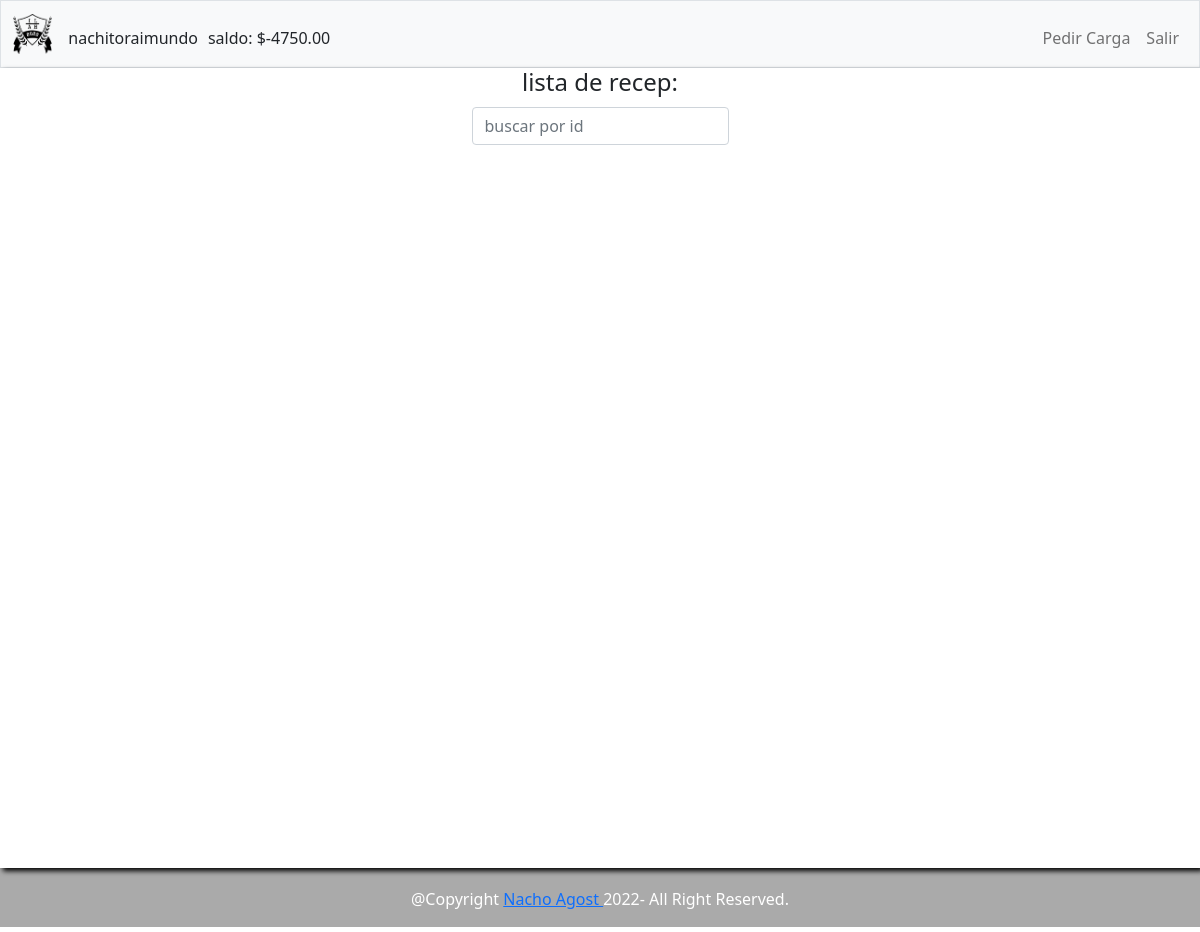
/listajodas?jodaid=5 (signed in), run on the app's committed database.
### tables this page shows
CREATE TABLE usuarios(
id INTEGER PRIMARY KEY AUTOINCREMENT NOT NULL,
nombre TEXT NOT NULL,
username TEXT NOT NULL,
password TEXT NOT NULL,
tipo VARCHAR(255) DEFAULT 'normal',
cash MONEY DEFAULT 0.00,
coins NUMERIC DEFAULT 0);

CREATE TABLE jodas (
jodaid INTEGER PRIMARY KEY AUTOINCREMENT NOT NULL,
autorid INTEGER,
nombre VARCHAR(255) DEFAULT 'joda utn',
descripcion TEXT,
ubicacion TEXT NOT NULL,
fecha DATE,
estado VARCHAR(255) DEFAULT 'debatida',
presupuesto MONEY NOT NULL,
capacidad NUMERIC,
precio MONEY DEFAULT 0,
sevende VARCHAR(255) 
);

### app.py (the view)
@app.route("/listajodas", methods=["GET"])
@promo_required
def listajodas():
    userdata = db.execute(
        "SELECT * FROM usuarios WHERE id = ?", session.get("user_id"))[0]
    if request.args.get("jodaid") == None:
        flash("id de joda es necesario")
        return redirect("/")
    jodaid = request.args.get("jodaid")
    confirmados = db.execute(''' SELECT usuarios.username AS username, usuarios.nombre AS nombre, usuarios.id AS userid, listas.listaid AS listaid, listas.yaentro AS yaentro
                                FROM usuarios INNER JOIN listas
                                ON usuarios.id = listas.userid
                                WHERE listas.jodaid = ?
                                ORDER BY nombre''', jodaid)
    jodadata = db.execute(
        "SELECT jodaid, nombre FROM jodas WHERE jodaid=?", jodaid)[0]
    return render_template("lista.html", userdata=userdata, confirmados=confirmados, jodadata=jodadata)

### helpers.py (called while the page is built)
def promo_required(f):
    @wraps(f)
    def decorated_function(*args, **kwargs):
        if not db.execute("SELECT tipo FROM usuarios WHERE id = ?", session.get("user_id"))[0]["tipo"] in ["PROMO", "ADMIN"]:
            flash("requerido ser promo")
            return redirect("/")
        return f(*args, **kwargs)
    return decorated_function

### templates/lista.html (shortened to what this page needs)
{% extends "layout.html" %}
{% block main %}
    <h4 class = "lista__title "> lista de {{ jodadata['nombre'] }}:</h4>
    <input id="userquery__input" class="form-control mx-auto w-auto" placeholder="buscar por id">
{% endblock %}

### templates/layout.html (shortened to what this page needs)
<!DOCTYPE html>
<html lang="es">
    <head>
        <link href="https://cdn.jsdelivr.net/npm/bootstrap@5.1.3/dist/css/bootstrap.min.css" rel="stylesheet">
        <link href="/static/styles.css" rel="stylesheet">
    </head>
    <body>
        <nav class="bg-light border navbar navbar-expand-md navbar-light">
            <div class="container-fluid">
                <a class="navbar-brand" href="/"><img class="logo" src="/static/escudoutn.png"></a>
                <div class="collapse navbar-collapse" id="navbar">
                    {% if session["user_id"] %}
                        <ul class="navbar-nav me-auto mt-2">
                            <li class="nav-item username"> {{ userdata["username"] }}</li>
                            <li class="nav-item cash"> saldo: {{ "$%.2f"|format( userdata['cash']|float) }}</li>
                        </ul>
                        <ul class="navbar-nav ms-auto mt-2">
                            {% if userdata["tipo"] == "ADMIN"%}
                                <li class="nav-item"><a class="nav-link" href="/cargarplata">Cargar Saldo</a></li>
                            {% else %}
                                <li class="nav-item"><a class="nav-link" href="/pedircarga"> Pedir Carga</a></li>
                            {% endif%}
                            <li class="nav-item"><a class="nav-link" href="/logout">Salir</a></li>
                        </ul>
                    {% endif %}
                </div>
            </div>
        </nav>
        <main class="main-wrapper text-center">
            {% block main %}{% endblock %}
        </main>
        <footer class="footer">
            @Copyright <a href="https://www.instagram.com/nacho.agost/" target="_blank"> Nacho Agost </a> 2022- All Right Reserved.
        </footer>
    </body>
</html>

### static/styles.css (style rules this page uses)
html, body { margin:0px; padding:0; }
.main-wrapper { position:relative; padding-top:0; margin-bottom:4em; z-index:10; box-shadow: 3px 3px 5px #000000; background-color: #FFF; min-height:100vh; }
.logo { height:40px; }
.cash { position: relative; left:10px; }
#userquery__input { margin:10px; }
.footer { width:100vw; height:5em; margin:0; padding-top:2.5em; position: fixed; bottom: 5px; background-color: #AAA; color: #FFF; text-align: center; z-index: 1; }

### data on the page
usuarios: username "nachitoraimundo", cash "$-4750.00"
jodas: nombre "recep"
